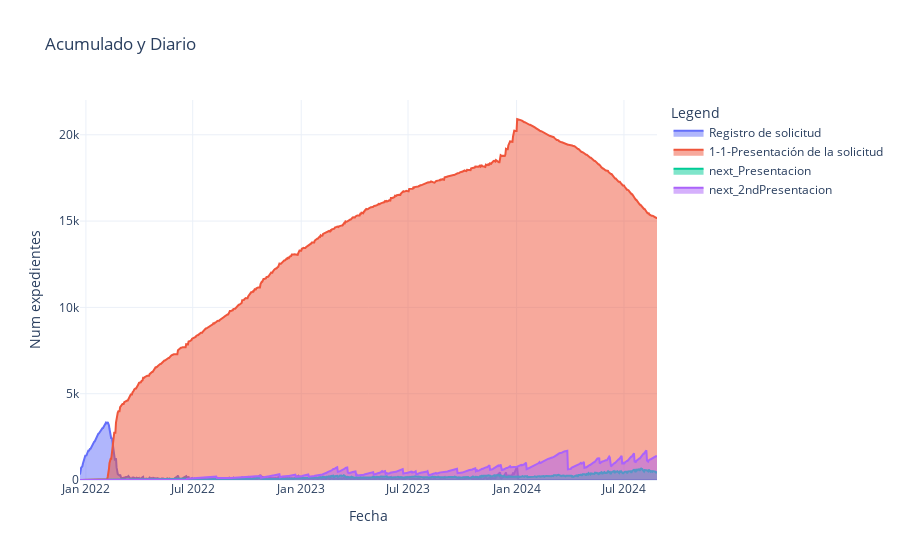

Notebook code for this chart:
### Code cell
# Select specific columns to plot
# Original column names
area_columns = ['Registro de solicitud', '1-1-Presentación de la solicitud']  

area_columns_tosum = [ '10-1-Requerimiento documentación',
                                   '30-1-Evaluación de Solicitud',
                     '286-1-Presentación Solicitud Desistimiento',
 '41-1-Propuesta Resolución Desestimatoria - Incumple Requisitos'] 

area_columns_2ndnext = [# '10-1-Requerimiento documentación',
'152-1-Propuesta de Resolucion Desistimiento',
#'30-1-Evaluación de Solicitud'
'42-1-Propuesta Resolución Estimatoria de Concesión',
 '309-1-Lista de Reserva Provisional por Insuficiencia de Credito',
#'286-1-Presentación Solicitud Desistimiento'
'52-1-Resolucion Desistimiento',
'51-1-Resolución desestimatoria - Incumple Requisitos']  

scatter_columns = [#'Registro de solicitud','1-1-Presentación de la solicitud', 
                  '10-1-Requerimiento documentación',
                                   '30-1-Evaluación de Solicitud',
                     '286-1-Presentación Solicitud Desistimiento',
 '41-1-Propuesta Resolución Desestimatoria - Incumple Requisitos']  

scatter_columns_2ndnext = [# '10-1-Requerimiento documentación',
'152-1-Propuesta de Resolucion Desistimiento',
#'30-1-Evaluación de Solicitud'
'42-1-Propuesta Resolución Estimatoria de Concesión',
 '309-1-Lista de Reserva Provisional por Insuficiencia de Credito',
#'286-1-Presentación Solicitud Desistimiento'
'52-1-Resolucion Desistimiento',
'51-1-Resolución desestimatoria - Incumple Requisitos']  



# Create the figure
fig = go.Figure()

# Add area plots
for col in area_columns:
    fig.add_trace(go.Scatter(x=df_acumulado.index, y=df_acumulado[col], fill='tozeroy', name=col))

# Add next states accumulated
fig.add_trace(go.Scatter(x=df_acumulado.index,
                         y=df_acumulado[area_columns_tosum].sum(axis=1), 
                         fill='tozeroy', 
                         name='next_Presentacion'))

# Add SECOND next states accumulated
fig.add_trace(go.Scatter(x=df_acumulado.index,
                         y=df_acumulado[area_columns_2ndnext].sum(axis=1), 
                         fill='tozeroy', 
                         name='next_2ndPresentacion'))

# # Add scatter plots
# # for col in scatter_columns:
# #     fig.add_trace(go.Scatter(x=df_cambios_estado.index, y=df_cambios_estado[col], mode='lines', name=col))
# fig.add_trace(go.Scatter(
#     x=df_cambios_estado.index, 
#     y=df_cambios_estado[scatter_columns].sum(axis=1), 
#     mode='lines', 
#     name='next_Presentacion'
# ))

# fig.add_trace(go.Scatter(
#     x=df_cambios_estado.index, 
#     y=df_cambios_estado[scatter_columns_2ndnext].sum(axis=1), 
#     mode='lines', 
#     name='2nd_Presentacion'
# ))
# # plot segundo estado posible desde los anteriores

# Customize layout
fig.update_layout(title="Acumulado y Diario", 
                  xaxis_title="Fecha", yaxis_title="Num expedientes", 
                  template="plotly_white", legend_title="Legend",
                 #width=1200, height=600
                 )

fig.show()

### Figure 1 — Plotly figure (JSON) as saved in the notebook; plotly's stock layout.template omitted (floating-point values rounded to 4 significant figures; data arrays with more than 128 entries replaced by an {"elided": "..."} marker saying what was removed)
{"data": [{"fill": "tozeroy", "name": "Registro de solicitud", "type": "scatter", "x": {"elided": "979 str values"}, "y": {"elided": "979 int values"}}, {"fill": "tozeroy", "name": "1-1-Presentación de la solicitud", "type": "scatter", "x": {"elided": "979 str values"}, "y": {"elided": "979 int values"}}, {"fill": "tozeroy", "name": "next_Presentacion", "type": "scatter", "x": {"elided": "979 str values"}, "y": {"elided": "979 int values"}}, {"fill": "tozeroy", "name": "next_2ndPresentacion", "type": "scatter", "x": {"elided": "979 str values"}, "y": {"elided": "979 int values"}}], "layout": {"autosize": true, "legend": {"title": {"text": "Legend"}}, "title": {"text": "Acumulado y Diario"}, "xaxis": {"autorange": true, "range": ["2021-12-22", "2024-08-26"], "title": {"text": "Fecha"}, "type": "date"}, "yaxis": {"autorange": true, "range": [0, 22010.0], "title": {"text": "Num expedientes"}, "type": "linear"}}}
